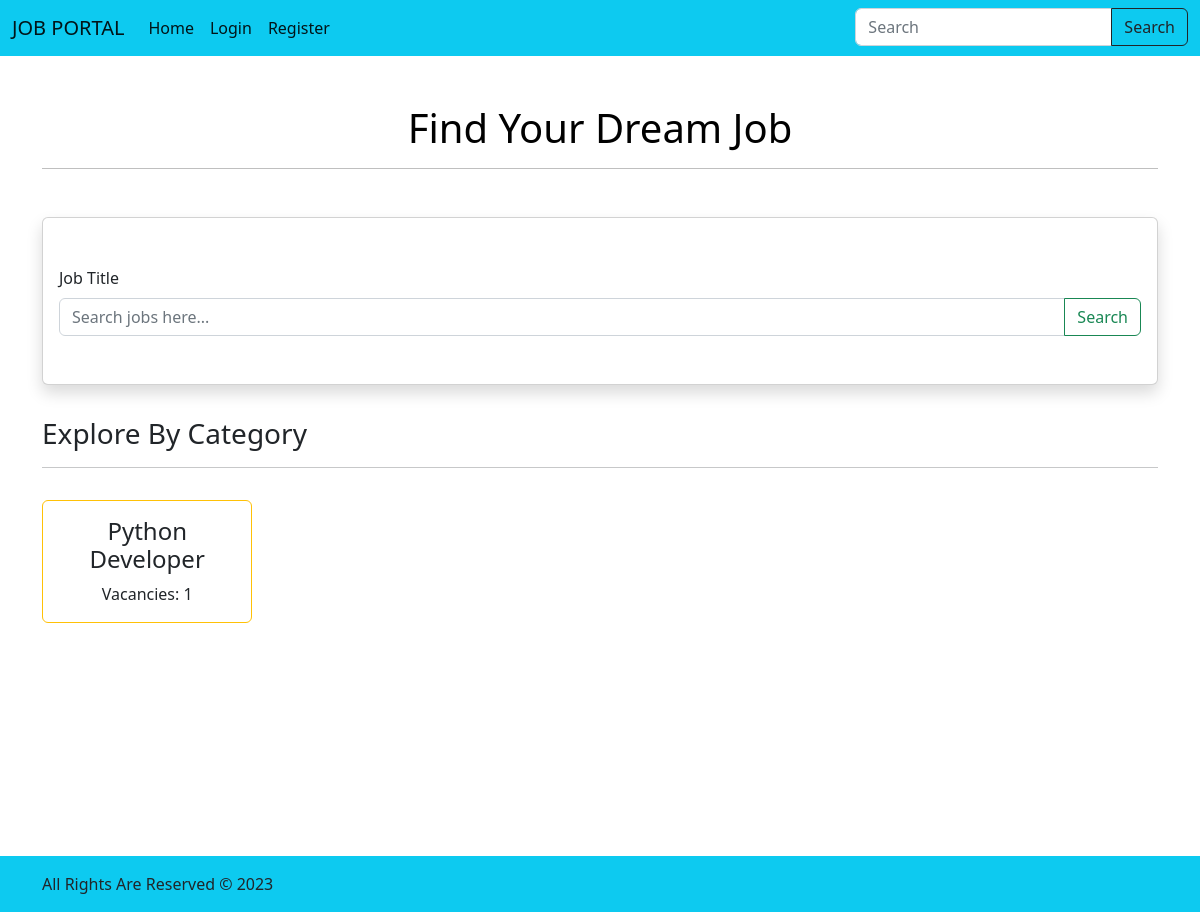
The app's page /, older data.
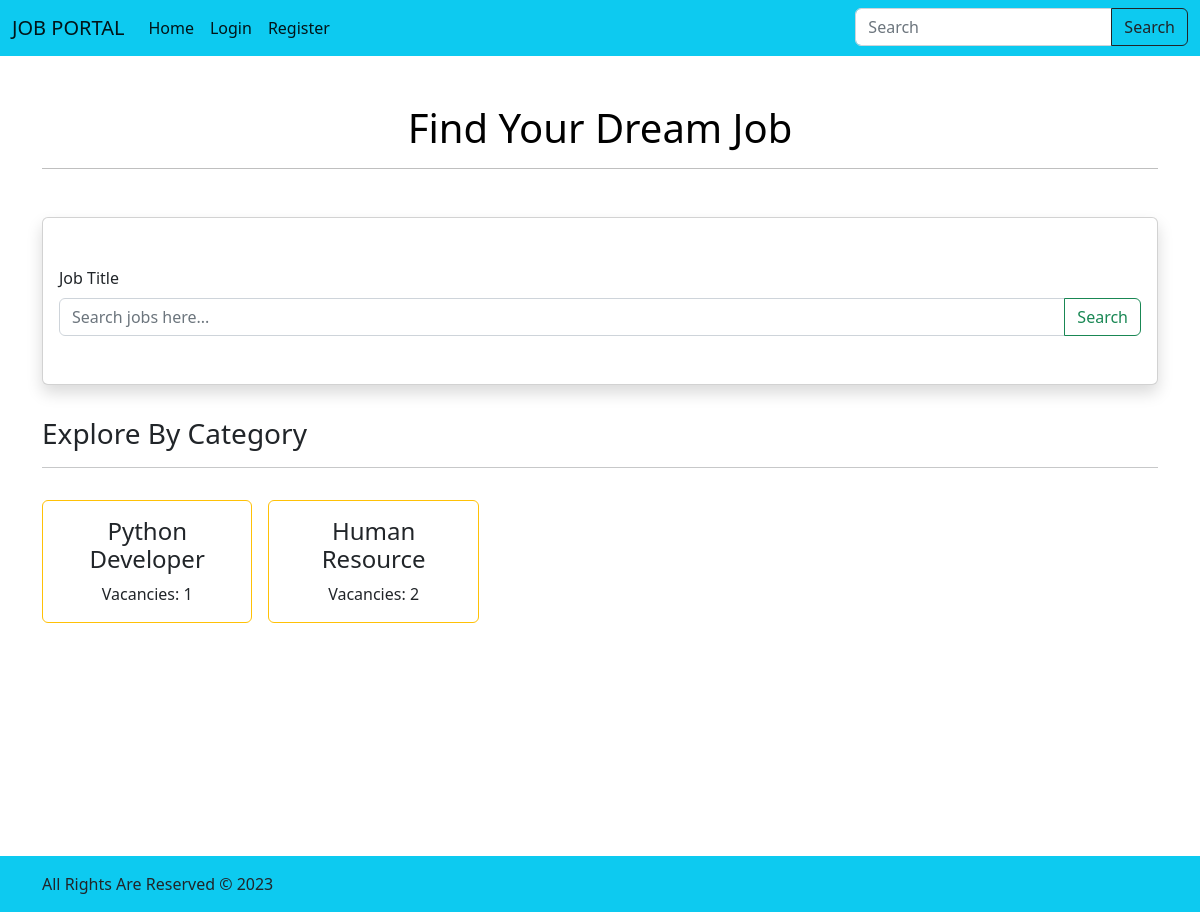
The same page, newer data.
### core/models.py (models this page shows, shortened)
class Category(models.Model):
    name = models.CharField(max_length=64)
    no_of_vacancy = models.IntegerField()
    image = models.ImageField(
        upload_to="core/category/image/", default="default/logo.png"
    )
    parent = models.ForeignKey("self", on_delete=models.CASCADE, blank=True, null=True)

### core/views.py (the view)
# urls.py: path("", views.HomeView.as_view(),name="home"),
class HomeView(views.TemplateView):
    template_name = "core/home.html"
    def get_context_data(self, **kwargs):
        context = super().get_context_data(**kwargs)
        catergories = models.Category.objects.all()
        context["categories"] = catergories
        context.update(common_data)
        return context

### templates/core/home.html (shortened to what this page needs)
{% extends 'base.html' %} {% block content %}
<div class="container-lg d-flex flex-column gap-3 py-lg-5 py-3 min-vh-100">
  <div class="row text-black text-center mb-3">
    <div class="col">
      <h1>Find Your Dream Job</h1>
      <hr />
    </div>
  </div>
  <div class="row mb-3">
    <div class="col">
      <div class="card card-body shadow py-lg-5 py-3 overflow-hidden">
        <form
          action="{% url 'core:search' %}"
          class="d-flex"
          method="get"
          role="search"
        >
          <div class="form-group w-100">
            <label for="id_job_search" class="form-label">Job Title</label>
            <div class="input-group">
              <input
                class="form-control"
                type="search"
                name="keyword"
                placeholder="Search jobs here..."
                aria-label="Search"
                id="id_job_search"
              />
              <button class="btn btn-outline-success" type="submit">
                Search
              </button>
            </div>
          </div>
        </form>
      </div>
    </div>
  </div>
  <div class="row">
    <div class="col">
      <h3>Explore By Category</h3>
      <hr />
    </div>
  </div>
  <div class="row row-cols-lg-5 row-cols-1 g-3">
    {% for category in categories %}
    <div class="col">
      <a
        href="{% url 'core:jobpost_list_by_category' category.id %}"
        class="link"
      >
        <div class="card text-center border-warning">
          <div class="card-body">
            <h4 class="card-title">{{category.name}}</h4>
            <p class="card-text">Vacancies: {{category.no_of_vacancy}}</p>
          </div>
        </div>
      </a>
    </div>
    {% empty%}
    <div class="col">
      <div class="card_body">
        <h5 class="card-title">No category found!</h5>
      </div>
    </div>
    {% endfor %}
  </div>
</div>
{% endblock content %}

Row changes from the older to the newer data that the page shows:
added Category: name "Human Resource", no_of_vacancy "2"
